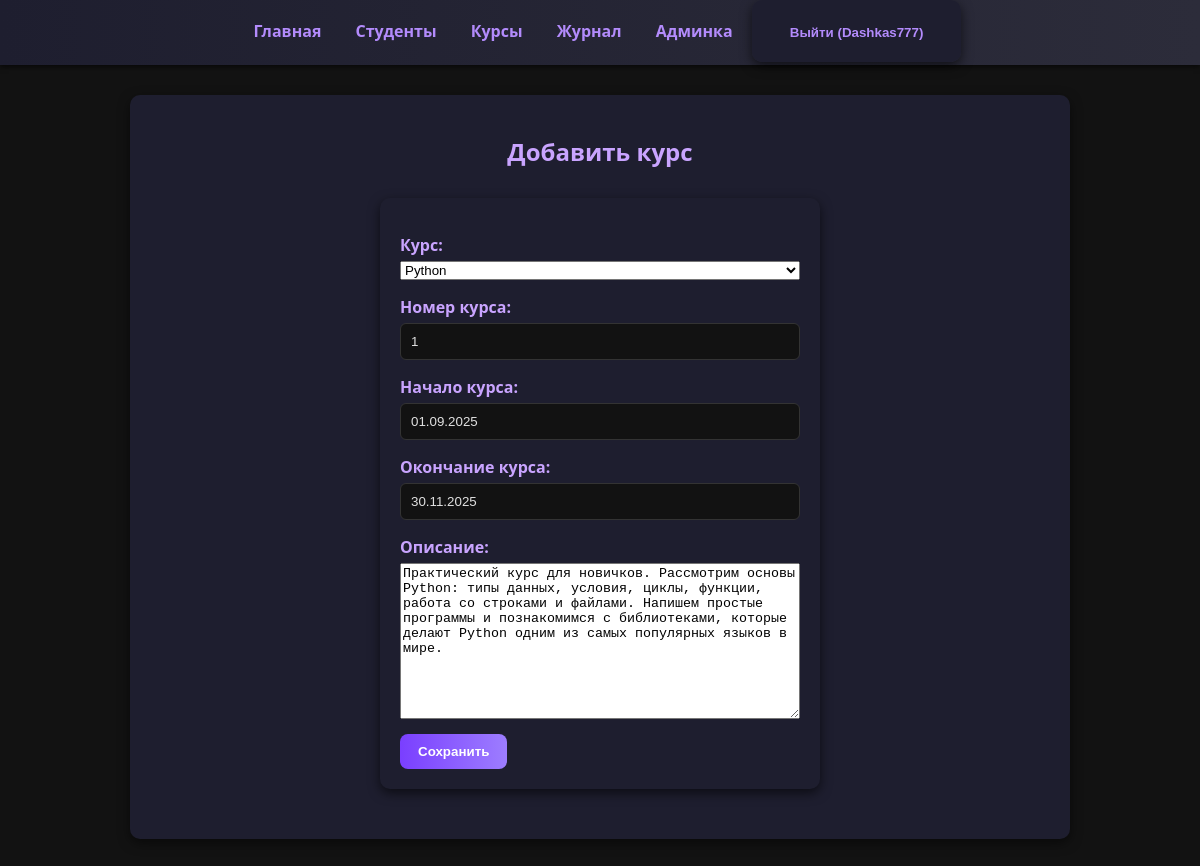
Page /courses/1/edit/ (signed in) on the committed database.
### main/models.py (models this page shows, shortened)
class Course(models.Model):
    langs = [
        ('py', 'Python'),
        ('js', 'JavaScript'),
        ('c', 'C++'),
        ('an', 'Android'),
    ]
    name = models.CharField(choices=langs, max_length=20, verbose_name="Курс")
    course_num = models.SmallIntegerField(default=1, verbose_name="Номер курса")
    start_date = models.DateField(null=True, verbose_name="Начало курса")
    end_date = models.DateField(null=True, verbose_name="Окончание курса")
    description = models.TextField(blank=True, verbose_name="Описание")

### main/views.py (the view)
# urls.py: path("courses/<int:pk>/edit/", views.course_edit, name="course_edit"),
@login_required
def course_edit(request, pk):
    course = get_object_or_404(Course, pk=pk)
    if request.method == "POST":
        form = CourseForm(request.POST, instance=course)
        if form.is_valid():
            form.save()
            return redirect("main:courses")
    else:
        form = CourseForm(instance=course)
    return render(request, "courses/course_form.html", {"form": form})

### main/forms.py
class CourseForm(forms.ModelForm):
    class Meta:
        model = Course
        fields = ["name", "course_num", "start_date", "end_date", "description"]

### templates/courses/course_form.html (shortened to what this page needs)
{% extends "base.html" %}
{% block content %}
<h2>Добавить курс</h2>
<form method="post">
    {{ form.as_p }}
    <button type="submit">Сохранить</button>
</form>
{% endblock %}

### templates/base.html (shortened to what this page needs)
<!DOCTYPE html>
<html lang="ru">
<head>
    {% load static %}
    <link rel="stylesheet" href="{% static 'css/style.css' %}">
</head>
<body>
<nav>
    <a href="{% url 'main:home' %}">Главная</a>
    <a href="{% url 'main:students' %}">Студенты</a>
    <a href="{% url 'main:courses' %}">Курсы</a>
    <a href="{% url 'main:journal' %}">Журнал</a>
{% if user.is_authenticated %}
    <a href="/admin/">Админка</a>
    <form method="post" action="{% url 'logout' %}" style="display:inline;">
        <button type="submit" style="background:none; border:none; color:#b38bfc; cursor:pointer;">
            Выйти ({{ user.username }})
        </button>
    </form>
{% else %}
    <a href="{% url 'login' %}">Войти</a>
    <a href="{% url 'main:register' %}">Регистрация</a>
{% endif %}
</nav>
<div class="container">
    {% block content %}{% endblock %}
</div>
</body>
</html>

### static/css/style.css (style rules this page uses)
body { margin: 0; font-family: 'Segoe UI', Tahoma, sans-serif; background-color: #121212; color: #e0e0e0; }
nav { background: linear-gradient(90deg, #1e1e2f, #2c2c3a); padding: 15px; text-align: center; box-shadow: 0 2px 5px rgba(0,0,0,0.6); }
nav a { color: #b38bfc; text-decoration: none; margin: 0 15px; font-weight: bold; transition: color 0.3s ease; }
h1, h2, h3 { color: #c9a4ff; text-align: center; }
.container { max-width: 900px; margin: 30px auto; background-color: #1e1e2f; padding: 20px; border-radius: 10px; box-shadow: 0 4px 12px rgba(0,0,0,0.5); }
a { color: #b38bfc; text-decoration: none; }
form { max-width: 400px; margin: 30px auto; background-color: #1e1e2f; padding: 20px; border-radius: 10px; box-shadow: 0 4px 12px rgba(0,0,0,0.6); }
form p { margin-bottom: 15px; display: flex; flex-direction: column; color: #ddd; }
form label { margin-bottom: 5px; font-weight: bold; color: #c9a4ff; }
form input { padding: 10px; border: 1px solid #333; border-radius: 6px; background-color: #121212; color: #e0e0e0; }
button { background: linear-gradient(90deg, #7a3fff, #9d7dff); color: white; border: none; padding: 10px 18px; border-radius: 8px; cursor: pointer; font-weight: bold; transition: 0.3s ease; }

### rows in the picture
Course: name "Python", course_num "1", start_date "01.09.2025", end_date "30.11.2025", description "Практический курс для новичков. Рассмотрим основы Python: типы данных, условия, циклы, функции, работа со строками и файлами. Напишем простые программы и познакомимся с библиотеками, которые делают Python одним из самых популярных языков в мире."

### other values in the picture
{{ user.username }} "Dashkas777"
